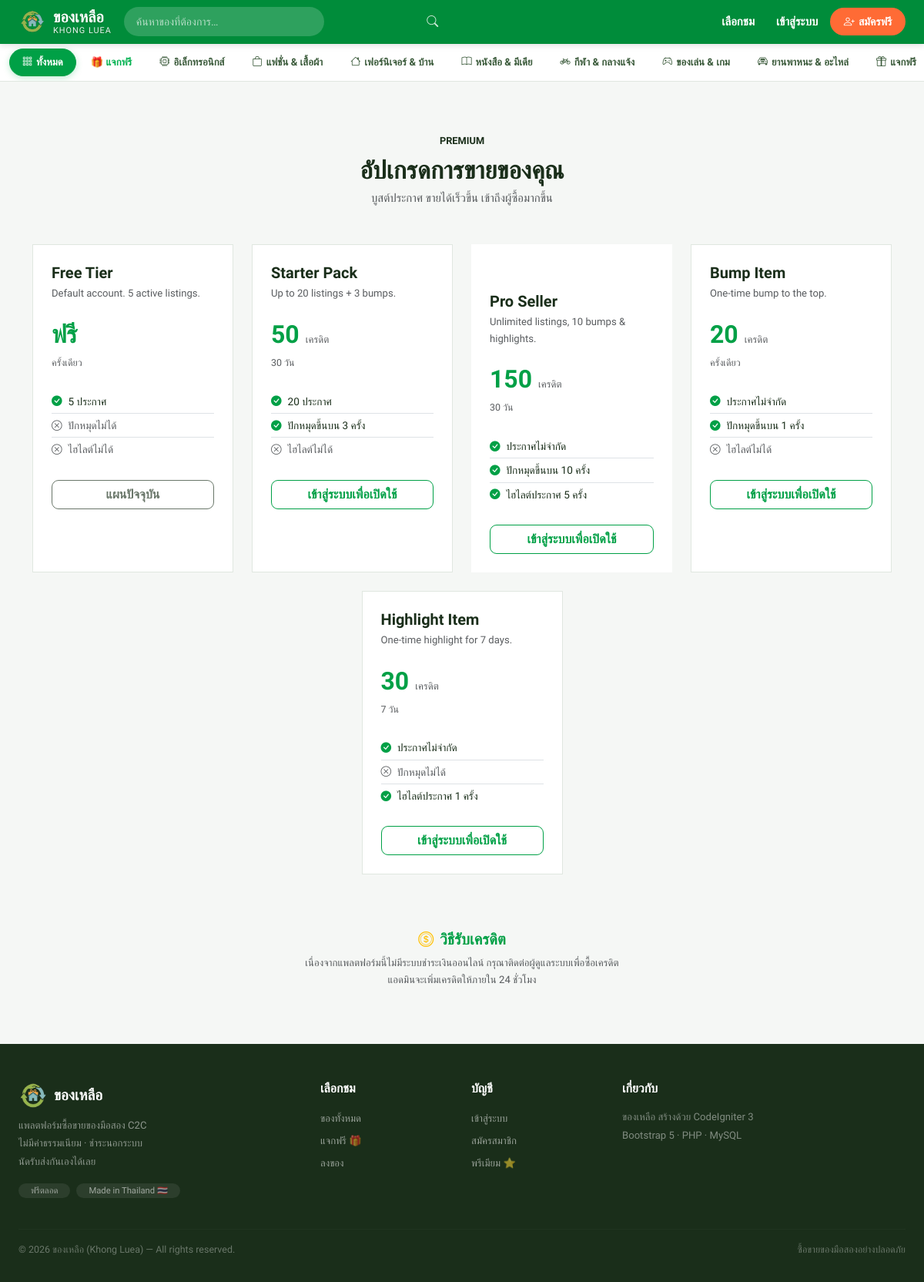
The app's page /index.php/frontend/premium/packages with its own data.
### tables this page shows
CREATE TABLE `categories` (
  `id`          INT(11)  UNSIGNED NOT NULL AUTO_INCREMENT,
  `parent_id`   INT(11)  UNSIGNED     NULL DEFAULT NULL,
  `name`        VARCHAR(100)      NOT NULL,
  `slug`        VARCHAR(120)      NOT NULL,
  `icon`        VARCHAR(100)          NULL DEFAULT NULL,
  `sort_order`  SMALLINT(5)  UNSIGNED NOT NULL DEFAULT 0,
  `is_active`   TINYINT(1)        NOT NULL DEFAULT 1,
  `created_at`  DATETIME          NOT NULL DEFAULT CURRENT_TIMESTAMP,
  PRIMARY KEY (`id`),
  UNIQUE KEY `uq_categories_slug` (`slug`),
  KEY `idx_categories_parent` (`parent_id`),
  CONSTRAINT `fk_categories_parent`
    FOREIGN KEY (`parent_id`) REFERENCES `categories` (`id`)
    ON DELETE SET NULL ON UPDATE CASCADE
);

CREATE TABLE `premium_packages` (
  `id`                  INT(11)  UNSIGNED NOT NULL AUTO_INCREMENT,
  `name`                VARCHAR(100)      NOT NULL,
  `description`         TEXT                  NULL,
  `price_in_credits`    INT(11)  UNSIGNED  NOT NULL DEFAULT 0,
  `duration_days`       SMALLINT(5) UNSIGNED  NULL DEFAULT NULL,
  `max_listings`        SMALLINT(5) UNSIGNED  NULL DEFAULT NULL,
  `can_bump`            TINYINT(1)        NOT NULL DEFAULT 0,
  `bump_quota`          TINYINT(3) UNSIGNED NOT NULL DEFAULT 0,
  `can_highlight`       TINYINT(1)        NOT NULL DEFAULT 0,
  `highlight_quota`     TINYINT(3) UNSIGNED NOT NULL DEFAULT 0,
  `is_active`           TINYINT(1)        NOT NULL DEFAULT 1,
  `sort_order`          SMALLINT(5) UNSIGNED NOT NULL DEFAULT 0,
  `created_at`          DATETIME          NOT NULL DEFAULT CURRENT_TIMESTAMP,
  `updated_at`          DATETIME          NOT NULL DEFAULT CURRENT_TIMESTAMP ON UPDATE CURRENT_TIMESTAMP,
  PRIMARY KEY (`id`),
  KEY `idx_pkg_active` (`is_active`)
);

### application/controllers/frontend/Premium.php (called while the page is built, shortened)
<?php
class Premium extends CI_Controller {
    public function __construct()
    {
        $this->load->model('Package_model');
    }
    public function packages(): void
    {
        $data = [
            'title'    => 'Premium Packages',
            'packages' => $this->Package_model->get_all_active(),
        ];
        $this->load->view('layouts/frontend_layout', array_merge($data, ['content_view' => 'frontend/premium/packages']));
    }
}

### index.php (called while the page is built, shortened)
<?php
require_once BASEPATH."core/CodeIgniter.php";

### application/helpers/auth_helper.php (called while the page is built, shortened)
<?php
if ( ! function_exists('is_logged_in')) {
    function is_logged_in(): bool {
        $CI =& get_instance();
        return (bool) $CI->session->userdata('user_id');
    }
}

### application/models/Category_model.php (called while the page is built, shortened)
<?php
class Category_model extends CI_Model {
    protected string $table = 'categories';
    public function get_all_active(): array
    {
        return $this->db->where('is_active', 1)->order_by('sort_order', 'ASC')->get($this->table)->result_array();
    }
}

### application/models/Package_model.php (called while the page is built, shortened)
<?php
class Package_model extends CI_Model {
    public function get_all_active(): array
    {
        return $this->db->where('is_active', 1)->order_by('sort_order', 'ASC')->get('premium_packages')->result_array();
    }
}

### application/views/frontend/premium/packages.php (the view, shortened to what this page needs)
<div class="container py-5">
    <div class="text-center mb-5">
        <span style="background:var(--kl-blue-light);color:var(--kl-blue);font-size:.8rem;font-weight:700;padding:4px 14px;border-radius:20px;border:1px solid var(--kl-blue-mid);">PREMIUM</span>
        <h2 class="fw-bold mt-2 mb-1">อัปเกรดการขายของคุณ</h2>
        <p class="text-muted">บูสต์ประกาศ ขายได้เร็วขึ้น เข้าถึงผู้ซื้อมากขึ้น</p>
    </div>
    <div class="row g-4 justify-content-center">
        <?php foreach ($packages as $pkg):
            $is_free_tier = ($pkg['price_in_credits'] == 0);
            $is_popular   = ($pkg['name'] === 'Pro Seller');
        ?>
        <div class="col-md-6 col-lg-4 col-xl-3">
            <div class="kl-card h-100 overflow-hidden <?= $is_popular ? '' : '' ?>"
                 style="<?= $is_popular ? 'border:2px solid var(--kl-blue);border-radius:var(--kl-radius-lg);' : 'border-radius:var(--kl-radius-lg);' ?>">
                <?php if ($is_popular): ?>
                    <div class="text-center py-2 fw-bold small"
                         style="background:var(--kl-blue);color:#fff;">
                        <i class="bi bi-star-fill me-1"></i>ยอดนิยม
                    </div>
                <?php endif; ?>
                <div class="p-4">
                    <h5 class="fw-bold mb-1"><?= htmlspecialchars($pkg['name']) ?></h5>
                    <p class="text-muted small mb-3"><?= htmlspecialchars($pkg['description'] ?? '') ?></p>
                    <div class="mb-4">
                        <?php if ($pkg['price_in_credits'] == 0): ?>
                            <span class="fw-bold text-primary" style="font-size:2rem;">ฟรี</span>
                        <?php else: ?>
                            <span class="fw-bold text-primary" style="font-size:2rem;">
                                <?= number_format($pkg['price_in_credits']) ?>
                            </span>
                            <span class="text-muted small"> เครดิต</span>
                        <?php endif; ?>
                        <div class="text-muted" style="font-size:.78rem;">
                            <?= $pkg['duration_days'] ? $pkg['duration_days'] . ' วัน' : 'ครั้งเดียว' ?>
                        </div>
                    </div>
                    <ul class="list-unstyled mb-4" style="font-size:.85rem;">
                        <li class="d-flex align-items-center gap-2 py-1 border-bottom">
                            <i class="bi bi-check-circle-fill text-primary"></i>
                            <?= $pkg['max_listings'] ? number_format($pkg['max_listings']) . ' ประกาศ' : 'ประกาศไม่จำกัด' ?>
                        </li>
                        <li class="d-flex align-items-center gap-2 py-1 border-bottom">
                            <?php if ($pkg['can_bump']): ?>
                                <i class="bi bi-check-circle-fill text-primary"></i>ปักหมุดขึ้นบน <?= $pkg['bump_quota'] ?> ครั้ง
                            <?php else: ?>
                                <i class="bi bi-x-circle text-muted"></i><span class="text-muted">ปักหมุดไม่ได้</span>
                            <?php endif; ?>
                        </li>
                        <li class="d-flex align-items-center gap-2 py-1">
                            <?php if ($pkg['can_highlight']): ?>
                                <i class="bi bi-check-circle-fill text-primary"></i>ไฮไลต์ประกาศ <?= $pkg['highlight_quota'] ?> ครั้ง
                            <?php else: ?>
                                <i class="bi bi-x-circle text-muted"></i><span class="text-muted">ไฮไลต์ไม่ได้</span>
                            <?php endif; ?>
                        </li>
                    </ul>
                    <?php if (!$is_free_tier): ?>
                        <?php if (is_logged_in()): ?>
                            <form method="post" action="<?= site_url('premium/activate') ?>">
                                <?= form_hidden($this->security->get_csrf_token_name(), $this->security->get_csrf_hash()) ?>
                                <input type="hidden" name="package_id" value="<?= $pkg['id'] ?>">
                                <button type="submit" class="btn btn-primary w-100 fw-bold"
                                        style="border-radius:9px;"
                                        onclick="return confirm('ยืนยันเปิดใช้ <?= htmlspecialchars($pkg['name']) ?> ใช้ <?= $pkg['price_in_credits'] ?> เครดิต?')">
                                    เปิดใช้งาน — <?= number_format($pkg['price_in_credits']) ?> เครดิต
                                </button>
                            </form>
                        <?php else: ?>
                            <a href="<?= site_url('login') ?>" class="btn btn-outline-primary w-100 fw-bold"
                               style="border-radius:9px;">
                                เข้าสู่ระบบเพื่อเปิดใช้
                            </a>
                        <?php endif; ?>
                    <?php else: ?>
                        <button class="btn w-100 fw-semibold" disabled
                                style="background:var(--kl-blue-light);color:var(--kl-blue);border-radius:9px;">
                            แผนปัจจุบัน
                        </button>
                    <?php endif; ?>
                </div>
            </div>
        </div>
        <?php endforeach; ?>
    </div>
    <div class="mt-5 p-4 text-center rounded-3" style="background:var(--kl-blue-light);border:1px solid var(--kl-blue-mid);">
        <h5 class="fw-bold text-primary mb-2"><i class="bi bi-coin me-2 text-warning"></i>วิธีรับเครดิต</h5>
        <p class="text-muted mb-0 small">
            เนื่องจากแพลตฟอร์มนี้ไม่มีระบบชำระเงินออนไลน์ กรุณาติดต่อผู้ดูแลระบบเพื่อซื้อเครดิต<br>
            แอดมินจะเพิ่มเครดิตให้ภายใน 24 ชั่วโมง
        </p>
    </div>
</div>

### application/views/partials/navbar.php (shortened to what this page needs)
<nav class="kl-navbar navbar navbar-expand-lg">
  <div class="container-fluid px-3 px-lg-4 d-flex align-items-center gap-2 gap-lg-3" style="max-width:1400px;margin:0 auto;">
    <a class="navbar-brand me-0" href="<?= site_url('/') ?>">
      <div class="brand-logo">
        <img src="<?= base_url('assets/img/logo-icon.png') ?>" alt="ของเหลือ"
             style="width:34px;height:34px;object-fit:contain;">
      </div>
      <div class="brand-th">ของเหลือ<span>KHONG LUEA</span></div>
    </a>
    <div class="kl-search d-none d-lg-flex flex-grow-1 position-relative" style="max-width:420px;">
      <form action="<?= site_url('items') ?>" method="get" style="width:100%;">
        <input class="form-control" type="search" name="q" placeholder="ค้นหาของที่ต้องการ…"
               value="<?= htmlspecialchars($this->input->get('q', TRUE) ?? '') ?>">
        <button type="submit" class="btn-search"><i class="bi bi-search"></i></button>
      </form>
    </div>
    <div class="collapse navbar-collapse" id="klNav">
      <ul class="navbar-nav ms-auto align-items-lg-center gap-1">
        <li class="nav-item d-none d-lg-block">
          <a class="nav-link" href="<?= site_url('items') ?>">เลือกชม</a>
        </li>
        <?php if (is_logged_in()): ?>
          <?php $user = current_user(); ?>
          <li class="nav-item">
            <a class="btn-post ms-1" href="<?= site_url('items/create') ?>">
              <i class="bi bi-plus-lg"></i>ลงของ
            </a>
          </li>
          <li class="nav-item position-relative">
            <a class="nav-link" href="<?= site_url('chat') ?>" title="ข้อความ">
              <i class="bi bi-chat-dots fs-5"></i>
              <?php
              $_unread = 0;
              try {
                  $_unread = (int)$this->Message_model->unread_count((int)$user['id']);
              } catch (Throwable $e) { $_unread = 0; }
              if ($_unread > 0): ?>
              <span class="position-absolute top-0 start-100 translate-middle badge rounded-pill"
                    style="background:var(--orange);font-size:.6rem;min-width:16px;padding:2px 5px;margin-left:-8px;margin-top:4px;">
                <?= $_unread > 99 ? '99+' : $_unread ?>
              </span>
              <?php endif; ?>
            </a>
          </li>
          <li class="nav-item">
            <a class="nav-link" href="<?= site_url('favorites') ?>" title="ของที่ถูกใจ">
              <i class="bi bi-heart fs-5"></i>
            </a>
          </li>
          <li class="nav-item dropdown">
            <a class="nav-link dropdown-toggle d-flex align-items-center gap-2 pe-0" href="#" data-bs-toggle="dropdown">
              <?php if ($user['avatar']): ?>
                <img src="<?= base_url($user['avatar']) ?>" class="rounded-circle"
                     width="30" height="30" style="object-fit:cover;border:2px solid rgba(255,255,255,.5);" alt="">
              <?php else: ?>
                <div class="rounded-circle d-flex align-items-center justify-content-center fw-800"
                     style="width:30px;height:30px;background:rgba(255,255,255,.25);color:#fff;font-size:13px;">
                  <?= strtoupper(mb_substr($user['name'],0,1)) ?>
                </div>
              <?php endif; ?>
              <span class="d-none d-xl-inline" style="font-size:.88rem;"><?= htmlspecialchars(explode(' ',$user['name'])[0]) ?></span>
            </a>
            <ul class="dropdown-menu dropdown-menu-end">
              <li class="px-3 pt-2 pb-1">
                <div class="fw-700" style="font-size:.88rem;"><?= htmlspecialchars($user['name']) ?></div>
                <div class="text-muted" style="font-size:.73rem;"><?= htmlspecialchars($user['email']) ?></div>
              </li>
              <li><hr class="dropdown-divider my-1"></li>
              <li><a class="dropdown-item" href="<?= site_url('profile/'.urlencode($user['name'])) ?>"><i class="bi bi-person me-2 text-muted"></i>โปรไฟล์ของฉัน</a></li>
              <li><a class="dropdown-item" href="<?= site_url('profile/my-listings') ?>"><i class="bi bi-grid me-2 text-muted"></i>ของที่ลงไว้</a></li>
              <li><a class="dropdown-item" href="<?= site_url('credits') ?>">
                <i class="bi bi-coin me-2 text-warning"></i>เครดิต: <strong class="text-primary"><?= number_format($user['credits']) ?></strong></a></li>
              <li><a class="dropdown-item" href="<?= site_url('premium') ?>"><i class="bi bi-star me-2 text-warning"></i>แพ็กเกจพรีเมียม</a></li>
              <li><hr class="dropdown-divider my-1"></li>
              <?php if (is_admin()): ?>
                <li><a class="dropdown-item text-danger" href="<?= site_url('admin') ?>"><i class="bi bi-shield-lock me-2"></i>Admin Panel</a></li>
                <li><hr class="dropdown-divider my-1"></li>
              <?php endif; ?>
              <li><a class="dropdown-item" href="<?= site_url('logout') ?>"><i class="bi bi-box-arrow-right me-2 text-muted"></i>ออกจากระบบ</a></li>
            </ul>
          </li>
        <?php else: ?>
          <li class="nav-item"><a class="nav-link" href="<?= site_url('login') ?>">เข้าสู่ระบบ</a></li>
          <li class="nav-item"><a class="btn-post" href="<?= site_url('register') ?>"><i class="bi bi-person-plus"></i>สมัครฟรี</a></li>
        <?php endif; ?>
      </ul>
    </div>
  </div>
</nav>
<div class="kl-catbar">
  <div class="kl-catbar-inner">
    <a href="<?= site_url('items') ?>" class="<?= !$this->input->get('category_id') && !$this->input->get('is_free') ? 'active' : '' ?>">
      <i class="bi bi-grid-3x3-gap"></i> ทั้งหมด
    </a>
    <a href="<?= site_url('items?is_free=1') ?>" class="<?= $this->input->get('is_free')==='1' ? 'active' : '' ?>"
       style="<?= $this->input->get('is_free')==='1' ? '' : 'color:#00b14f;font-weight:600;' ?>">
      🎁 แจกฟรี
    </a>
    <?php
    try {
        $_cats = $this->Category_model->get_all_active();
    } catch (Throwable $e) {
        $_cats = [];
    }
    foreach ($_cats as $c): ?>
    <a href="<?= site_url('items?category_id='.$c['id']) ?>"
       class="<?= $this->input->get('category_id') == $c['id'] ? 'active' : '' ?>">
      <i class="bi <?= htmlspecialchars($c['icon']) ?>"></i> <?= htmlspecialchars($c['name']) ?>
    </a>
    <?php endforeach; ?>
  </div>
</div>

### records on screen
categories: name "อิเล็กทรอนิกส์"
categories: name "แฟชั่น & เสื้อผ้า"
categories: name "เฟอร์นิเจอร์ & บ้าน"
categories: name "หนังสือ & มีเดีย"
categories: name "กีฬา & กลางแจ้ง"
categories: name "ของเล่น & เกม"
categories: name "ยานพาหนะ & อะไหล่"
categories: name "แจกฟรี"
premium_packages: name "Free Tier", description "Default account. 5 active listings.", price_in_credits "ฟรี", shows "ครั้งเดียว", max_listings "5", can_bump 0 (drawn), can_highlight 0 (drawn)
premium_packages: name "Starter Pack", description "Up to 20 listings + 3 bumps.", price_in_credits "50", duration_days "30", max_listings "20", bump_quota "3", can_highlight 0 (drawn)
premium_packages: name "Pro Seller", description "Unlimited listings, 10 bumps & highlights.", price_in_credits "150", duration_days "30", shows "ประกาศไม่จำกัด", bump_quota "10", highlight_quota "5"
premium_packages: name "Bump Item", description "One-time bump to the top.", price_in_credits "20", shows "ครั้งเดียว", shows "ประกาศไม่จำกัด", bump_quota "1", can_highlight 0 (drawn)
premium_packages: name "Highlight Item", description "One-time highlight for 7 days.", price_in_credits "30", duration_days "7", shows "ประกาศไม่จำกัด", can_bump 0 (drawn), highlight_quota "1"
